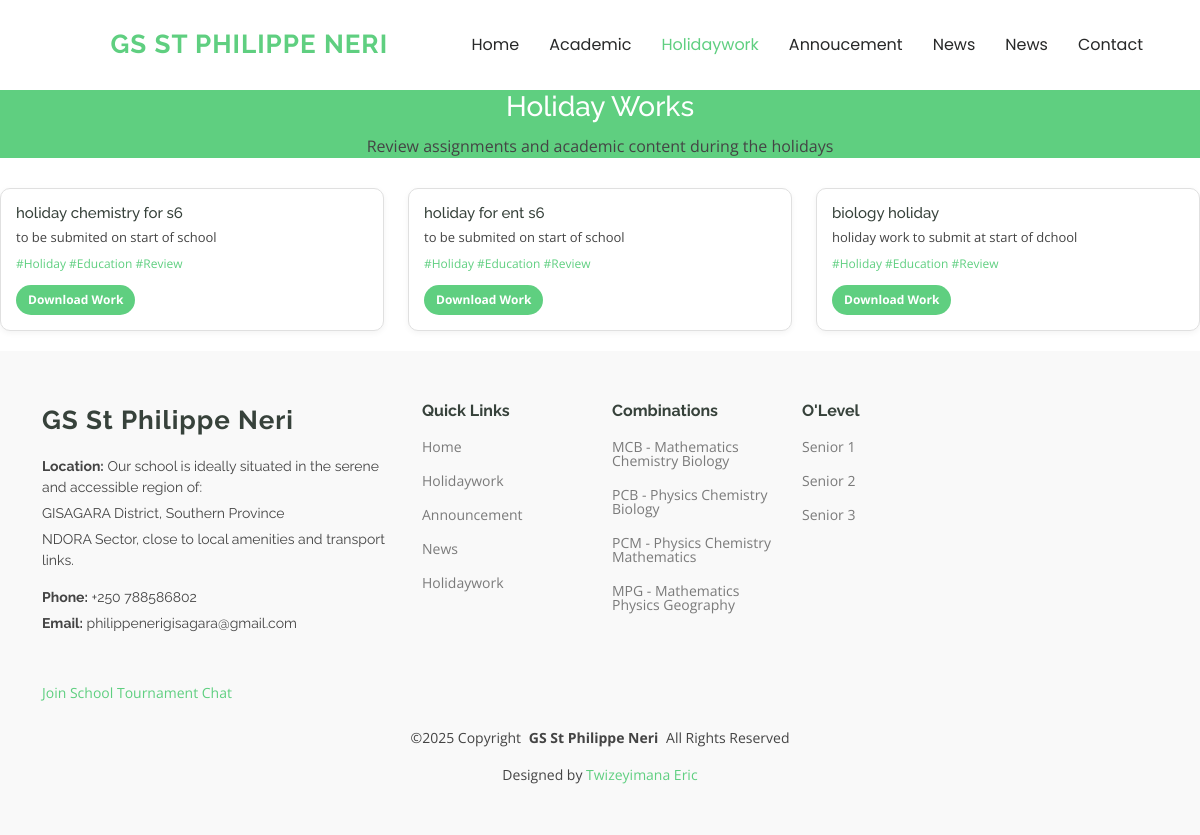
/holidays_works.php, run on the app's committed database.
### tables this page shows
CREATE TABLE `holiday_work` (
  `id` int(11) NOT NULL,
  `title` varchar(255) NOT NULL,
  `class_name` varchar(100) NOT NULL,
  `subject_name` varchar(100) NOT NULL,
  `description` text DEFAULT NULL,
  `file_name` varchar(255) DEFAULT NULL,
  `mime_type` varchar(100) DEFAULT NULL,
  `file_data` longblob DEFAULT NULL,
  `uploaded_at` timestamp NOT NULL DEFAULT current_timestamp()
);

### holidays_works.php (the view, shortened to what this page needs)
<?php
require_once 'db.php';
$sql = "SELECT * FROM holiday_work ORDER BY uploaded_at DESC";
$result = $conn->query($sql);
?>
<!DOCTYPE html>
<html lang="en">
<head>
  <link href="assets/vendor/bootstrap/css/bootstrap.min.css" rel="stylesheet">
  <link href="assets/vendor/bootstrap-icons/bootstrap-icons.css" rel="stylesheet">
  <link href="assets/vendor/aos/aos.css" rel="stylesheet">
  <link href="assets/vendor/glightbox/css/glightbox.min.css" rel="stylesheet">
  <link href="assets/vendor/swiper/swiper-bundle.min.css" rel="stylesheet">
  <link href="assets/css/main.css" rel="stylesheet">
</head>
<body class="index-page">
  <header id="header" class="header d-flex align-items-center sticky-top">
    <div class="container-fluid container-xl position-relative d-flex align-items-center">
      <a href="index.php" class="logo d-flex align-items-center me-auto">
      <a href="index.php" class="logo d-flex align-items-center me-auto">
        <h1 class="sitename" style="font-size: 26px;">GS ST PHILIPPE NERI</h1>
      </a>
      <nav id="navmenu" class="navmenu">
        <ul>
        <li><a href="index.php" class="">Home<br></a></li>
        <li><a href="academic.php" class="academic">Academic</a></li>
        <li><a href="holidays_works.php" class="holidaywork active">Holidaywork</a></li>
        <li><a href="announcement.php" class="Annoucement">Annoucement</a></li>
         <li><a href="news.php" class="news">News</a></li>
         <li><a href="entertainment.php" class="news">News</a></li>
          <li><a href="contact.php">Contact</a></li>
        </ul>
      </nav>
    </div>
  </header>
  <div style="text-align: center; margin-bottom: 30px; background-color: #5fcf80;">
    <h2 style="color: white; font-size: 28px; margin-bottom: 10px;">Holiday Works</h2>
    <p style="color: #444444; font-size: 16px;">Review assignments and academic content during the holidays</p>
  </div>
  <div class="row">
  <?php
  if ($result->num_rows > 0) {
      while ($row = $result->fetch_assoc()) {
          echo '<div class="col-12 col-sm-6 col-md-4" style="margin-bottom: 20px;">';
          echo '<div style="
            background-color: #ffffff;
            border: 1px solid #e0e0e0;
            border-radius: 10px;
            padding: 15px;
            box-shadow: 0 2px 6px rgba(0,0,0,0.05);
            height: 100%;
            font-size: 13px;
          ">';
          echo '<h5 style="color: #37423b; margin: 0 0 6px; font-size: 15px;">' . htmlspecialchars($row['title']) . '</h5>';
          echo '<p style="color: #444; margin: 0 0 8px; font-size: 13px;">' . htmlspecialchars($row['description']) . '</p>';
          echo '<p style="font-size: 12px; color: #5fcf80; margin-bottom: 12px;">#Holiday #Education #Review</p>';
          echo '<a href="download_holiday.php?id=' . $row['id'] . '" target="_blank" style="
            display: inline-block;
            background-color: #5fcf80;
            color: #ffffff;
            padding: 6px 12px;
            border-radius: 20px;
            text-decoration: none;
            font-weight: bold;
            font-size: 12px;
          ">Download Work</a>';
          echo '</div>';
          echo '</div>';
      }
  } else {
      echo '<p style="color: #444444; text-align: center;">No holiday works available at the moment.</p>';
  }
  ?>
</div>
  <footer id="footer" class="footer position-relative light-background">
    <div class="container footer-top">
      <div class="row gy-4">
        <div class="col-lg-4 col-md-6 footer-about">
          <a href="index.php" class="logo d-flex align-items-center">
            <span class="sitename">GS St Philippe Neri</span>
          </a>
          <div class="footer-contact pt-3">
            <p><strong>Location:</strong> Our school is ideally situated in the serene and accessible region of:</p>
            <p>GISAGARA District, Southern Province</p>
            <p>NDORA Sector, close to local amenities and transport links.</p>
            <p class="mt-3"><strong>Phone:</strong> <span>+250 788586802</span></p>
            <p><strong>Email:</strong> <span>philippenerigisagara@gmail.com</span></p>
          </div>
        </div>
        <div class="col-lg-2 col-md-3 footer-links">
          <h4>Quick Links</h4>
          <ul>
            <li><a href="index.php" class="active">Home</a></li>
            <li><a href="holidays_works.php">Holidaywork</a></li>
            <li><a href="announcement.php">Announcement</a></li>
            <li><a href="news.php">News</a></li>
            <li><a href="holidays_works.php">Holidaywork</a></li>
          </ul>
        </div>
        <div class="col-lg-2 col-md-3 footer-links">
          <h4>Combinations</h4>
          <ul>
            <li><a href="#">MCB - Mathematics Chemistry Biology</a></li>
            <li><a href="#">PCB - Physics Chemistry Biology</a></li>
            <li><a href="#">PCM - Physics Chemistry Mathematics</a></li>
            <li><a href="#">MPG - Mathematics Physics Geography</a></li>
          </ul>
        </div>
        <div class="col-lg-2 col-md-3 footer-links">
          <h4>O'Level</h4>
          <ul>
            <li><a href="#">Senior 1</a></li>
            <li><a href="#">Senior 2</a></li>
            <li><a href="#">Senior 3</a></li>
          </ul>
        </div>
        <a class="whatsapp-float" href="https://wa.me/+25788586802?text=Hello%2C%20I%20would%20like%20to%20chat%20about%20the%20school%20tournament." target="_blank">
          <span>Join School Tournament Chat</span>
        </a>
      </div>
    </div>
    <div class="text-center mt-4">
      <p>©2025 <span>Copyright</span> <strong class="px-1 sitename">GS St Philippe Neri</strong> <span>All Rights Reserved</span></p>
      <div class="">
        Designed by <a href="https://www.instagram.com/eric_phonix_unicon/">Twizeyimana Eric</a>
      </div>
    </div>
  </footer>
</body>
</html>

### assets/css/main.css (style rules this page uses)
:root { --default-font: "Open Sans", system-ui, -apple-system, "Segoe UI", Roboto, "Helvetica Neue", Arial, "Noto Sans", "Liberation Sans", sans-serif, "Apple Color Emoji", "Segoe UI Emoji", "Segoe UI Symbol", "Noto Color Emoji"; --heading-font: "Raleway", sans-serif; --nav-font: "Poppins", sans-serif; }
:root { --background-color: #ffffff; --default-color: #444444; --heading-color: #37423b; --accent-color: #5fcf80; --surface-color: #ffffff; --contrast-color: #ffffff; }
:root { --nav-color: #272828; --nav-hover-color: #5fcf80; --nav-mobile-background-color: #ffffff; --nav-dropdown-background-color: #ffffff; --nav-dropdown-color: #272828; --nav-dropdown-hover-color: #5fcf80; }
.light-background { --background-color: #f9f9f9; --surface-color: #ffffff; }
:root { scroll-behavior: smooth; }
body { color: var(--default-color); background-color: var(--background-color); font-family: var(--default-font); }
a { color: var(--accent-color); text-decoration: none; transition: 0.3s; }
h1, h2, h3, h4, h5, h6 { color: var(--heading-color); font-family: var(--heading-font); }
.header { color: var(--default-color); background-color: var(--background-color); padding: 15px 0; transition: all 0.5s; z-index: 997; }
.header .logo { line-height: 1; }
.header .logo h1 { font-weight: 700; font-size: 30px; margin: 0; letter-spacing: 1px; text-transform: uppercase; color: var(--accent-color); }
@media (max-width: 1200px) { .header .logo { order: 1; } }
@media (max-width: 1200px) { .header .navmenu { order: 3; } }
@media (min-width: 1200px) { .navmenu { padding: 0; } }
@media (min-width: 1200px) { .navmenu ul { margin: 0; padding: 0; display: flex; list-style: none; align-items: center; } }
@media (min-width: 1200px) { .navmenu li { position: relative; } }
@media (min-width: 1200px) { .navmenu a, .navmenu a:focus { color: var(--nav-color); padding: 18px 15px; font-size: 16px; font-family: var(--nav-font); font-weight: 400; display: flex; align-items: center; justify-content: space-between; white-space: nowrap; transition: 0.3s; } }
@media (min-width: 1200px) { .navmenu li:hover>a, .navmenu .active, .navmenu .active:focus { color: var(--nav-hover-color); } }
.footer { color: var(--default-color); background-color: var(--background-color); font-size: 14px; padding-bottom: 50px; position: relative; }
.footer .footer-top { padding-top: 50px; }
.footer .footer-about .logo { margin-bottom: 0; }
.footer .footer-about .logo span { font-size: 26px; font-weight: 700; letter-spacing: 1px; font-family: var(--heading-font); color: var(--heading-color); }
.footer .footer-about p { font-size: 14px; font-family: var(--heading-font); }
.footer h4 { font-size: 16px; font-weight: bold; position: relative; padding-bottom: 12px; }
.footer .footer-links { margin-bottom: 30px; }
.footer .footer-links ul { list-style: none; padding: 0; margin: 0; }
.footer .footer-links ul li { padding: 10px 0; display: flex; align-items: center; }
.footer .footer-links ul li:first-child { padding-top: 0; }
.footer .footer-links ul a { color: color-mix(in srgb, var(--default-color), transparent 30%); display: inline-block; line-height: 1; }
.footer .footer-contact p { margin-bottom: 5px; }

### data on the page
holiday_work: title "holiday chemistry for s6", description "to be submited on start of school"
holiday_work: title "holiday for ent s6", description "to be submited on start of school"
holiday_work: title "biology holiday", description "holiday work to submit at start of dchool"
